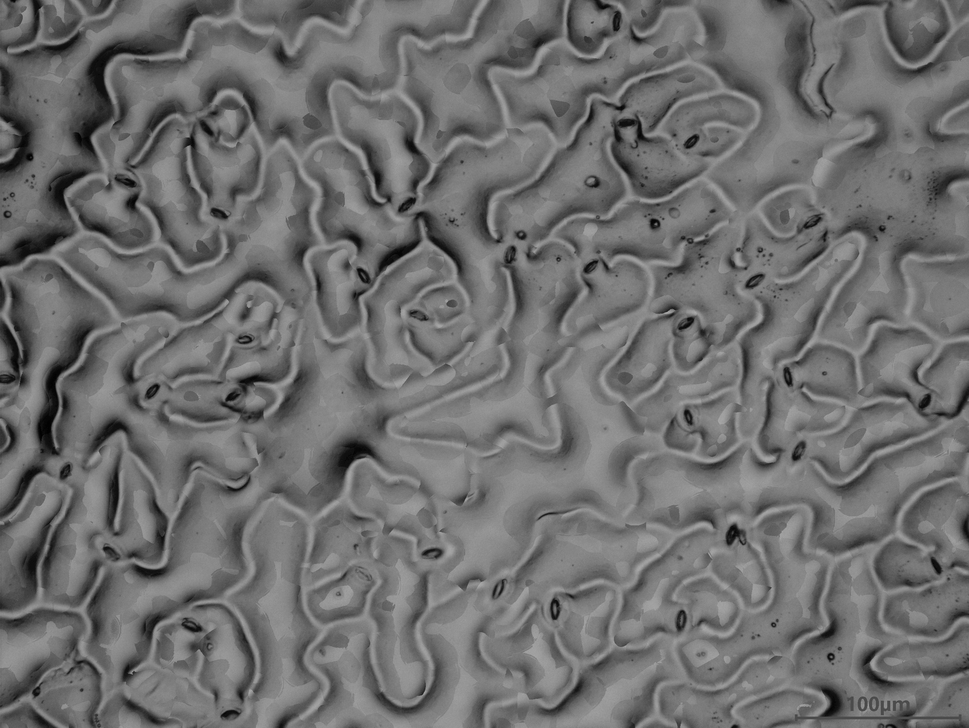
#> input picture cle9-1_1_1_1_U.png, 969 x 728 px, shrunk from 2560 x 1922 before the run, given in place of cle9-1_1_1_1_U.avi, which was not available
$ python focus.py
#> lines starting #> are read from the running program, lines starting #| are printed output that depends on the picture; after the words box and inside, x2 and y2 are one past the last pixel; in counts of white or black regions, pixels touching at a corner belong together; pictures that were not available may be replaced by others from this repository, and a replacement may not be noted
import numpy as np
import cv2

VIDEO = 'cle9-1_1_1_1_U.avi'
DILATION = 5
DILATION_ITER = 5
BLURSIZE = 101

cap = cv2.VideoCapture(VIDEO)


HEAT = None
HEATDIV = None
iter = 0

while(cap.isOpened()):
    ret, frame = cap.read()
#> frame is the input picture: shape (728, 969, 3); min 0, max 170, mean 110.5
    if iter == 0:
        HEAT = np.zeros_like(frame[:,:,0]).astype('float64')
        HEATDIV = np.zeros_like(frame[:,:,0]).astype('float64')
    if ret == False:
	    break
    gray = cv2.cvtColor(frame, cv2.COLOR_BGR2GRAY)

    edges = cv2.Canny(image=gray, threshold1=90, threshold2=90)
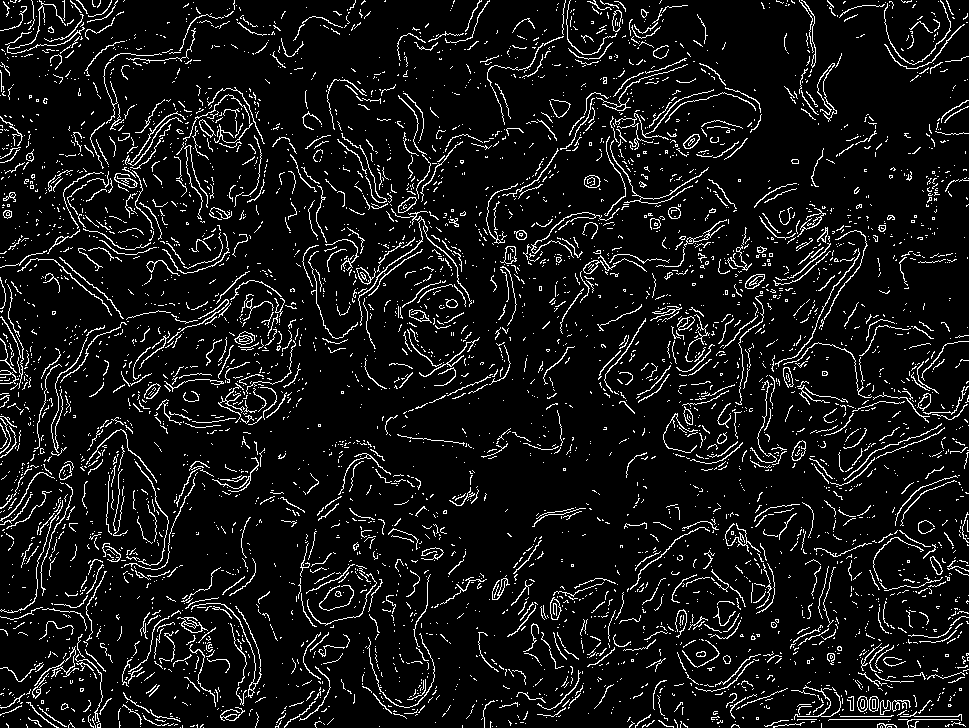
#> edges: shape (728, 969); 8.1% white in thin lines or dots
    kernel = cv2.getStructuringElement(cv2.MORPH_ELLIPSE,(DILATION,DILATION))
    edges = cv2.dilate(edges,kernel,iterations = DILATION_ITER)
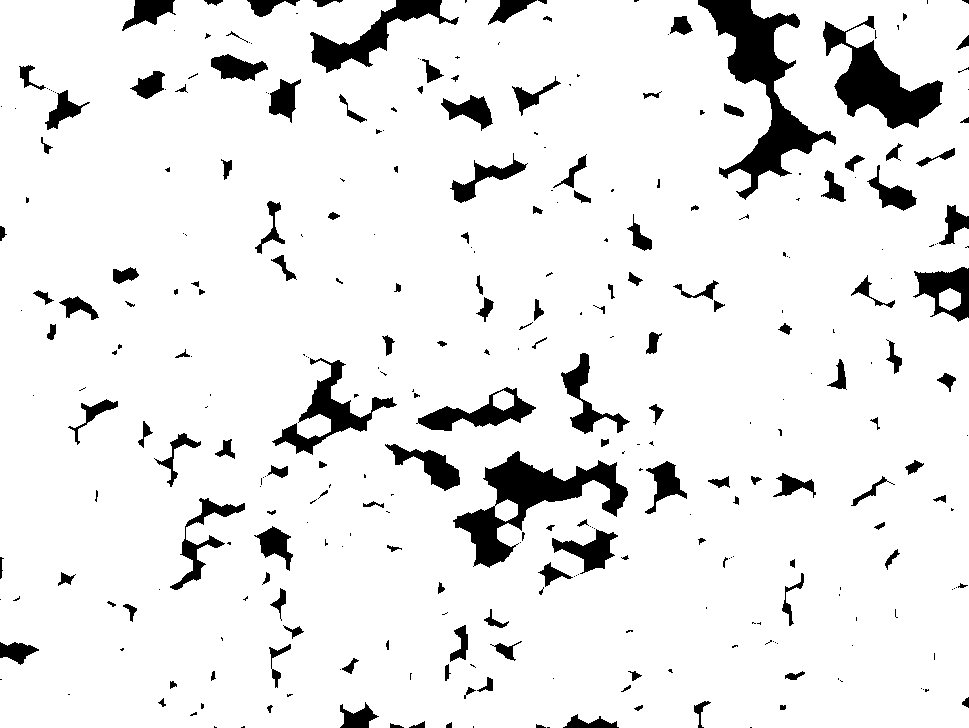
#> edges: shape (728, 969); 91.5% white; 325 black regions (171 under 20 px), largest, box (x1, y1, x2, y2) and area: (698, 0, 836, 200) 7740, (453, 451, 628, 568) 6302, (823, 16, 943, 129) 5211
    blur = cv2.GaussianBlur(edges,(BLURSIZE,BLURSIZE),0)
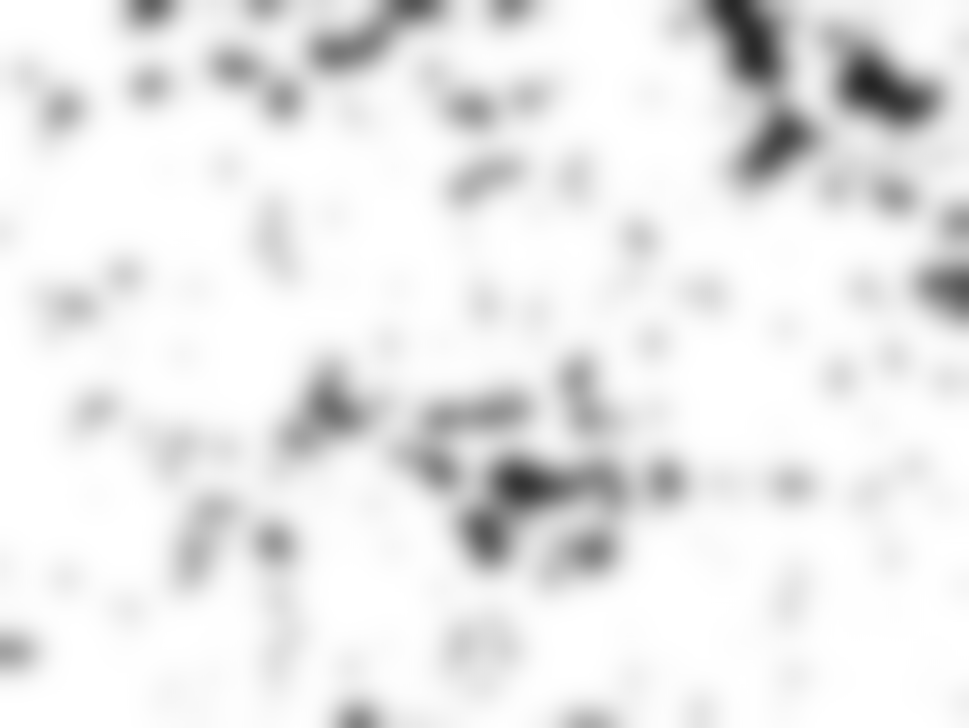
#> blur: shape (728, 969); min 37, max 255, mean 233.3

    frame[:,:,0] = blur[:,:]
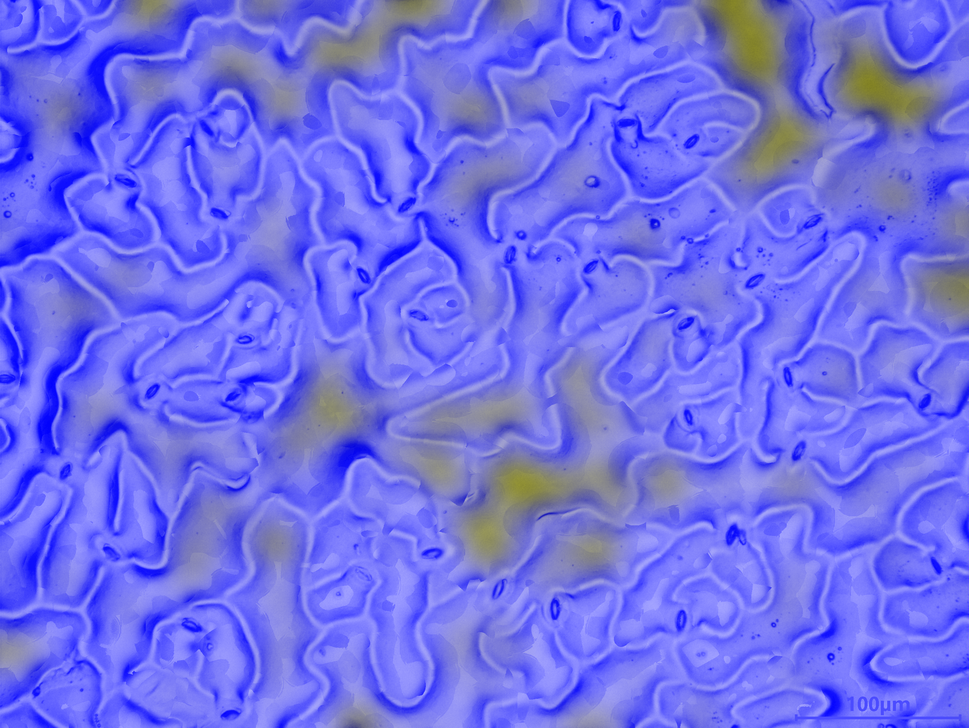
#> frame: shape (728, 969, 3); mean B, G, R 233.3, 110.5, 110.5
    blur = blur.astype('float64')/255

    MASK = (HEATDIV < blur)
#> MASK: shape (728, 969) bool; every value is 1

    HEAT[MASK] = np.zeros_like(HEAT)[MASK]+iter
#> HEAT: shape (728, 969) float64; every value is 0

    HEATDIV[MASK] = blur[MASK]

    cv2.imshow('heatmap', HEAT/np.max(HEAT))
    cv2.imshow('frame', frame)

    iter += 1
    if cv2.waitKey(1) & 0xFF == ord('q'):
#> (key q is pressed here)
        break

cap.release()

cv2.imwrite(VIDEO.replace('.avi','_heat.png'), (HEAT/np.max(HEAT)*255).astype("uint8"))

cap = cv2.VideoCapture(VIDEO)
OUT = None
iter = 0
while True:
    ret, frame = cap.read()
    if iter == 0:
        OUT = frame[:,:,0].astype('float64')/255
    if ret == False:
	    break
    gray = cv2.cvtColor(frame, cv2.COLOR_BGR2GRAY).astype('float64')/255
    MASK = (HEAT==iter)
    OUT[MASK] = gray[MASK]

    #cv2.imshow('mask', MASK.astype("float64"))
    cv2.imshow('frame', OUT)
    iter += 1
    if cv2.waitKey(10) & 0xFF == ord('q'):
#> (key q is pressed here)
        break

cap.release()
cv2.destroyAllWindows()


cv2.imwrite(VIDEO.replace('.avi','.png'), (OUT*255).astype("uint8"))
